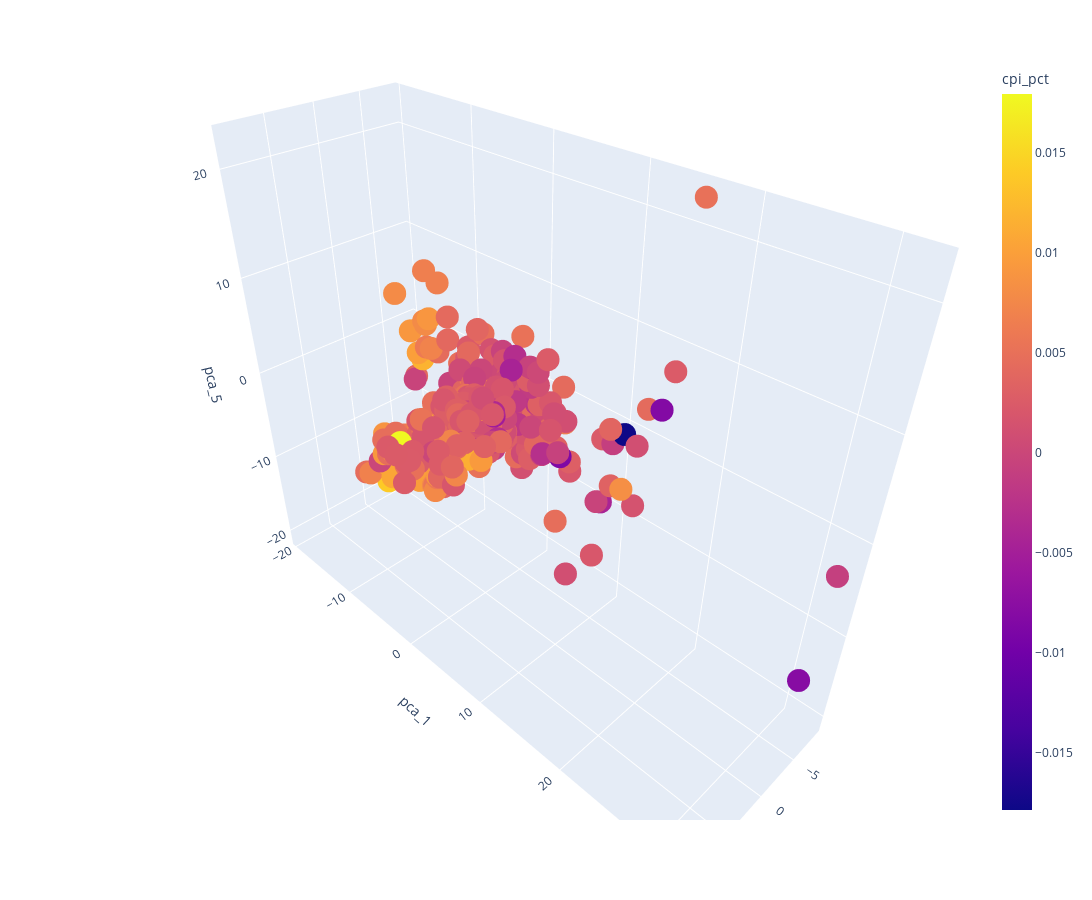

The notebook cell saved with this chart:
### Code cell
import plotly.express as px

fig = px.scatter_3d(data_pca, x='pca_0', y='pca_1', z='pca_5', color=data['cpi_pct'])

fig.update_layout(coloraxis_colorbar=dict(title="cpi_pct"))
fig.update_layout(width=1200, height=900)
fig.show()

### Figure 1 — Plotly figure (JSON) as saved in the notebook; plotly's stock layout.template omitted (floating-point values rounded to 4 significant figures; data arrays with more than 128 entries replaced by an {"elided": "..."} marker saying what was removed)
{"data": [{"hovertemplate": "pca_0=%{x}<br>pca_1=%{y}<br>pca_5=%{z}<br>color=%{marker.color}<extra></extra>", "legendgroup": "", "marker": {"color": {"elided": "637 float values"}, "coloraxis": "coloraxis", "symbol": "circle"}, "mode": "markers", "name": "", "scene": "scene", "showlegend": false, "type": "scatter3d", "x": {"elided": "637 float values"}, "y": {"elided": "637 float values"}, "z": {"elided": "637 float values"}}], "layout": {"coloraxis": {"colorbar": {"title": {"text": "cpi_pct"}}, "colorscale": [[0, "#0d0887"], [0.1111, "#46039f"], [0.2222, "#7201a8"], [0.3333, "#9c179e"], [0.4444, "#bd3786"], [0.5556, "#d8576b"], [0.6667, "#ed7953"], [0.7778, "#fb9f3a"], [0.8889, "#fdca26"], [1, "#f0f921"]]}, "height": 900, "legend": {"tracegroupgap": 0}, "margin": {"t": 60}, "scene": {"domain": {"x": [0, 1], "y": [0, 1]}, "xaxis": {"title": {"text": "pca_0"}}, "yaxis": {"title": {"text": "pca_1"}}, "zaxis": {"title": {"text": "pca_5"}}}, "width": 1200}}
